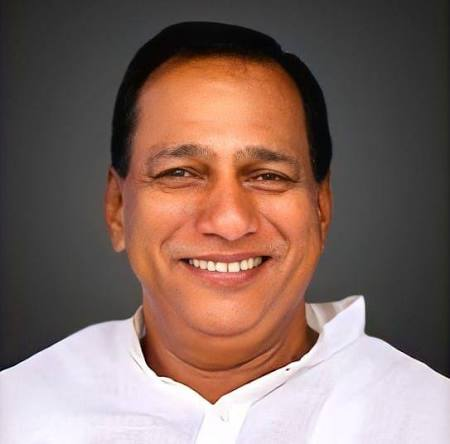
#> input picture tools/source/malla-reddy.png, 450 x 444 px
$ python portraits.py
#> lines starting #> are read from the running program, lines starting #| are printed output that depends on the picture
"""Build the two guest portrait plates from the supplied photographs.

The guest cards are 4:3, but neither photograph is: Malla Reddy's is square and
Shekar Master's is 1.24:1. Cropping them to fill the card takes the top of one
head and all of the other's shoulders, so instead each portrait is set on a
plate the card's shape — near-black ground, a warm pool of light behind the
subject, a gold hairline around the photo. Nothing is cropped, both are framed
the same way, and the treatment matches the event poster's own.

Run from anywhere:  python3 tools/portraits.py
"""
import pathlib
from PIL import Image, ImageFilter, ImageDraw

ROOT = pathlib.Path(__file__).resolve().parent.parent
SRC = ROOT / 'tools' / 'source'
OUT = ROOT / 'assets' / 'images'

W, H = 800, 600      # the guest card's 4:3
PH = 520             # portrait height on the plate

VOID, PIT = (0x07, 0x06, 0x0A), (0x14, 0x11, 0x1A)
GOLD = (0xB0, 0x8A, 0x36)


def plate(src, name):
#> called with name = 'guest-malla-reddy.jpg'
    photo = src.resize((round(src.width * PH / src.height), PH), Image.LANCZOS)
    # Only Malla Reddy's photo is smaller than the plate; a downscale needs no
    # help, an upscale does.
    if PH > src.height:
        photo = photo.filter(ImageFilter.UnsharpMask(radius=1.1, percent=55, threshold=2))

    ground = Image.new('RGB', (W, H), VOID)
    d = ImageDraw.Draw(ground)
    for y in range(H):
        t = y / (H - 1)
        d.line([(0, y), (W, y)], fill=tuple(round(PIT[i] + (VOID[i] - PIT[i]) * t) for i in range(3)))
    glow = Image.new('RGB', (W, H), VOID)
    ImageDraw.Draw(glow).ellipse([W // 2 - 300, 40, W // 2 + 300, H - 40], fill=(0x3A, 0x2A, 0x0D))
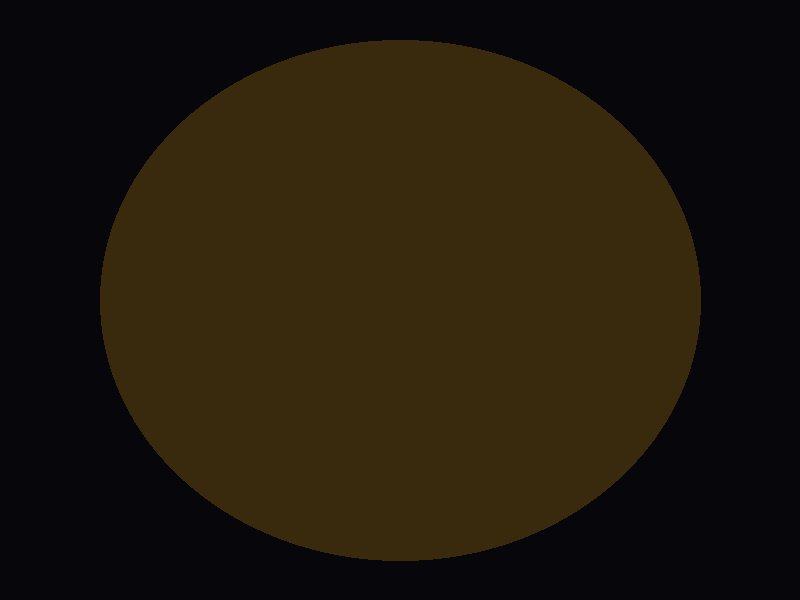
#> glow: PIL image 800x600 RGB; mean R, G, B 33.1, 24.4, 11.5
    ground = Image.blend(ground, glow.filter(ImageFilter.GaussianBlur(90)), 0.55)
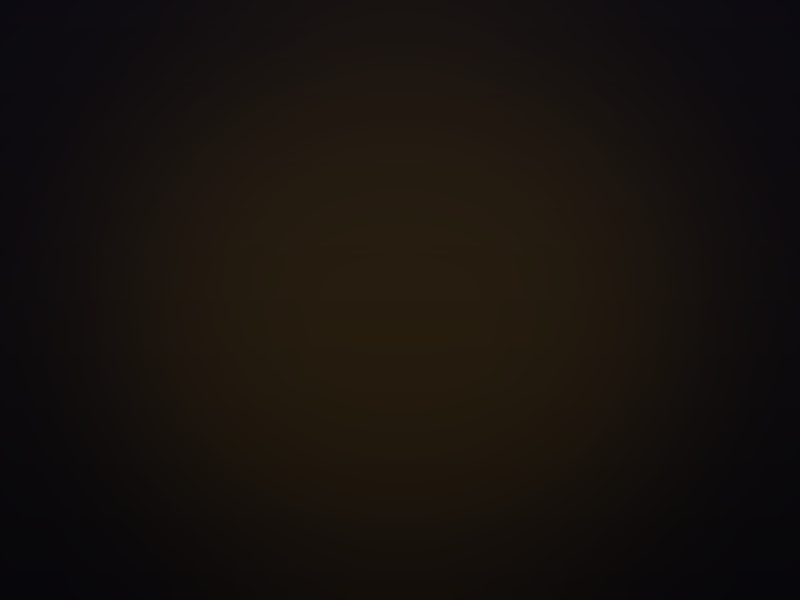
#> ground: PIL image 800x600 RGB; mean R, G, B 23.3, 17.8, 13.9

    x, y = (W - photo.width) // 2, (H - PH) // 2
#> x = 136; y = 40
    ground.paste(photo, (x, y))
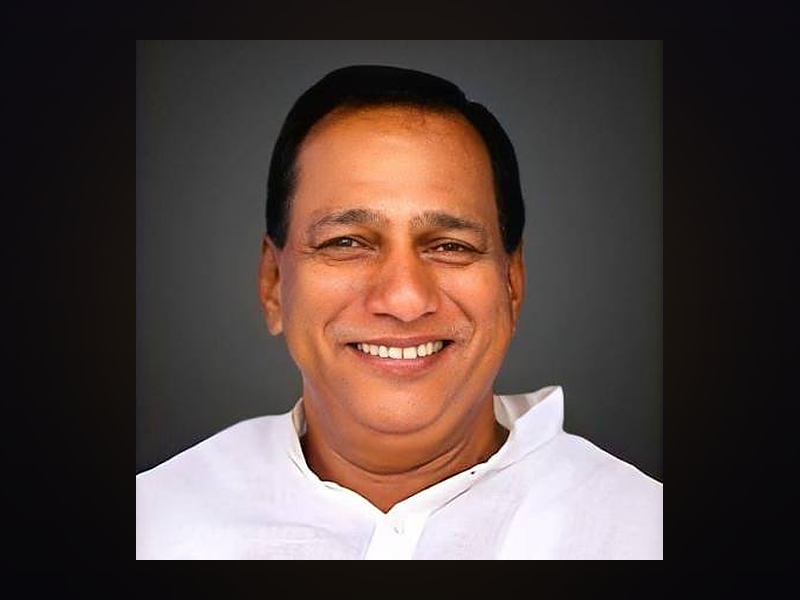
#> ground: PIL image 800x600 RGB; mean R, G, B 81.6, 66.1, 62.1
    ImageDraw.Draw(ground).rectangle([x - 1, y - 1, x + photo.width, y + PH], outline=GOLD, width=1)
    ground.save(OUT / name, quality=94, subsampling=0, optimize=True)
    print(name, src.size, '-> portrait', photo.size, 'on', ground.size)
#| guest-malla-reddy.jpg (450, 444) -> portrait (527, 520) on (800, 600)


plate(Image.open(SRC / 'malla-reddy.png').convert('RGB'), 'guest-malla-reddy.jpg')
# Shekar Master's file carries the poster's gold frame and rounded corners
# baked into its edges; trim them off before it goes on a plate of its own.
plate(Image.open(SRC / 'shekar-master.webp').convert('RGB').crop((15, 19, 1377, 1117)),
      'guest-shekar-master.jpg')
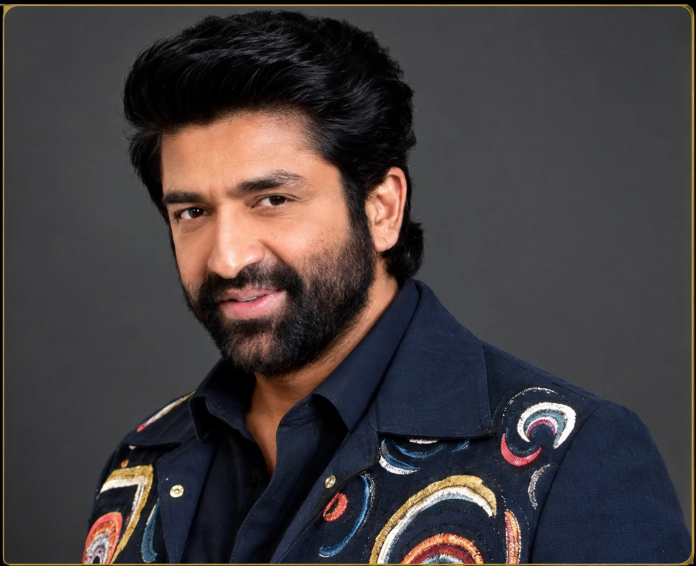
#> input picture tools/source/shekar-master.webp, 1391 x 1131 px (shown at 1/2 size)
#> call 2 of plate, with name = 'guest-shekar-master.jpg'
#> in plate (call 2), `photo = src.resize((round(src.width * PH / src.height), PH), Image.LAN..`:
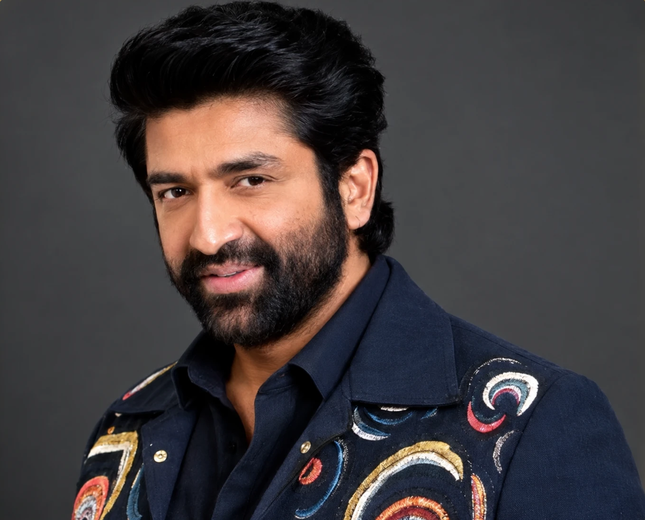
#> photo: PIL image 645x520 RGB; mean R, G, B 66.2, 60.5, 62
#> in plate (call 2), `ground.paste(photo, (x, y))`:
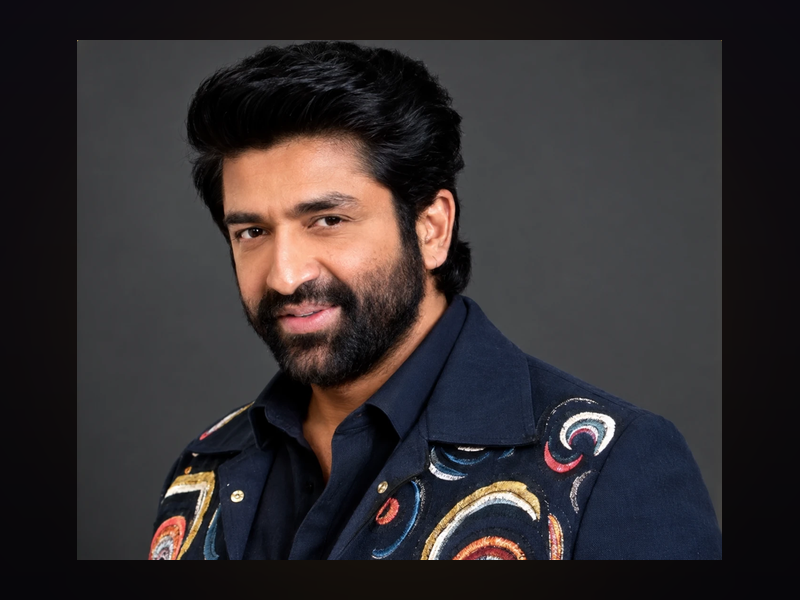
#> ground: PIL image 800x600 RGB; mean R, G, B 50.6, 45.8, 47.4
#| guest-shekar-master.jpg (1362, 1098) -> portrait (645, 520) on (800, 600)
